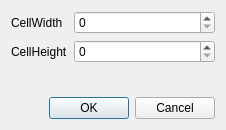
<?xml version="1.0" encoding="UTF-8"?>
<ui version="4.0">
 <class>DialogSnapGridSettings</class>
 <widget class="QDialog" name="DialogSnapGridSettings">
  <property name="geometry">
   <rect>
    <x>0</x>
    <y>0</y>
    <width>226</width>
    <height>130</height>
   </rect>
  </property>
  <property name="windowTitle">
   <string>SnapGrid Settings</string>
  </property>
  <layout class="QVBoxLayout" name="verticalLayout">
   <item>
    <layout class="QFormLayout" name="formLayout">
     <item row="0" column="0">
      <widget class="QLabel" name="label">
       <property name="text">
        <string>CellWidth</string>
       </property>
      </widget>
     </item>
     <item row="1" column="0">
      <widget class="QLabel" name="label_2">
       <property name="text">
        <string>CellHeight</string>
       </property>
      </widget>
     </item>
     <item row="0" column="1">
      <widget class="QSpinBox" name="spinBoxCellWidth">
       <property name="maximum">
        <number>9999</number>
       </property>
      </widget>
     </item>
     <item row="1" column="1">
      <widget class="QSpinBox" name="spinBoxCellHeight">
       <property name="maximum">
        <number>9999</number>
       </property>
      </widget>
     </item>
    </layout>
   </item>
   <item>
    <widget class="QDialogButtonBox" name="buttonDialogs">
     <property name="orientation">
      <enum>Qt::Horizontal</enum>
     </property>
     <property name="standardButtons">
      <set>QDialogButtonBox::Cancel|QDialogButtonBox::Ok</set>
     </property>
    </widget>
   </item>
  </layout>
 </widget>
 <resources/>
 <connections>
  <connection>
   <sender>buttonDialogs</sender>
   <signal>accepted()</signal>
   <receiver>DialogSnapGridSettings</receiver>
   <slot>accept()</slot>
   <hints>
    <hint type="sourcelabel">
     <x>248</x>
     <y>254</y>
    </hint>
    <hint type="destinationlabel">
     <x>157</x>
     <y>274</y>
    </hint>
   </hints>
  </connection>
  <connection>
   <sender>buttonDialogs</sender>
   <signal>rejected()</signal>
   <receiver>DialogSnapGridSettings</receiver>
   <slot>reject()</slot>
   <hints>
    <hint type="sourcelabel">
     <x>316</x>
     <y>260</y>
    </hint>
    <hint type="destinationlabel">
     <x>286</x>
     <y>274</y>
    </hint>
   </hints>
  </connection>
 </connections>
</ui>
